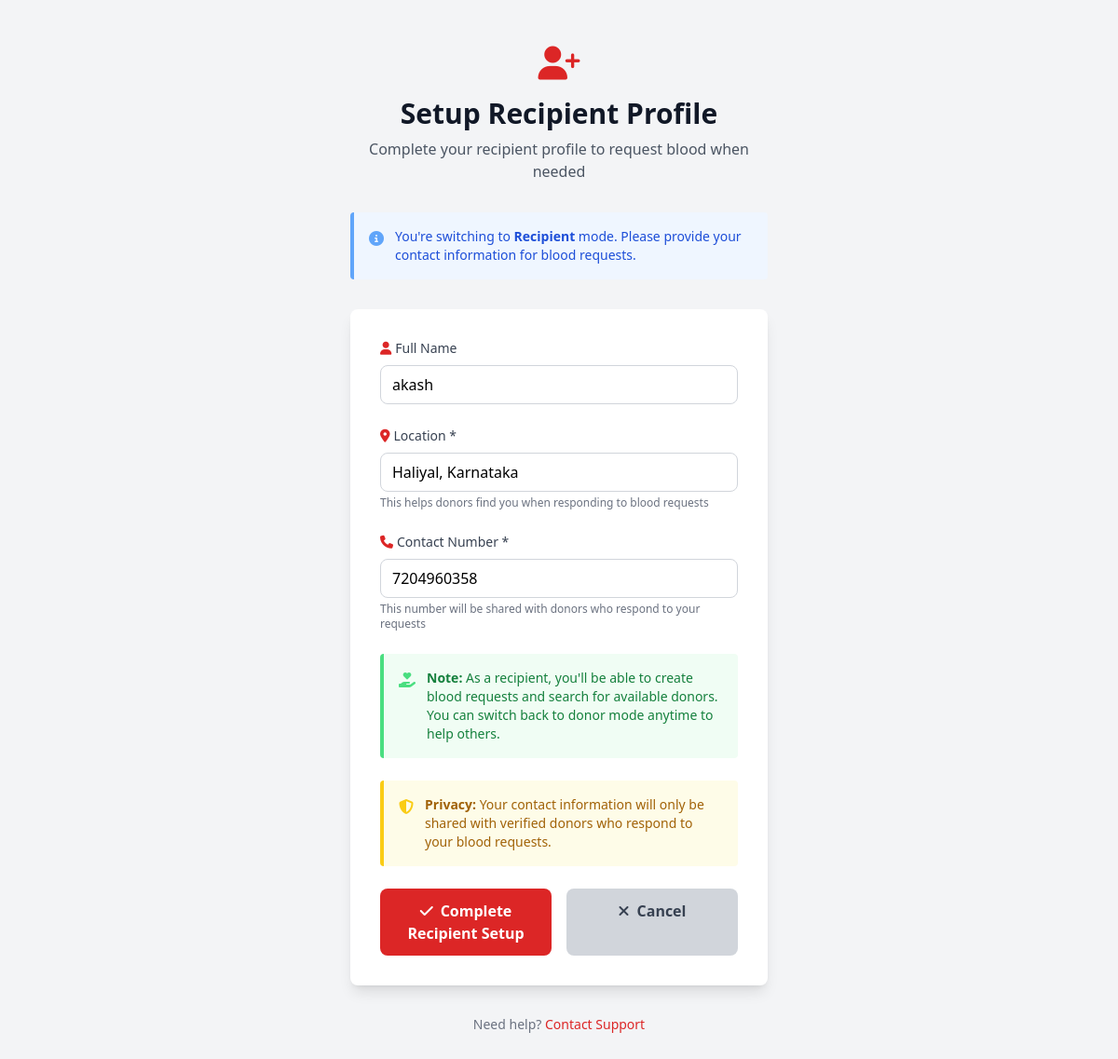
Page /setup-receiver-profile (signed in) on the committed database.
### app.py (models this page shows)
class Donor(db.Model):
    id = db.Column(db.Integer, primary_key=True)
    name = db.Column(db.String(100), nullable=False)
    email = db.Column(db.String(100), unique=True, nullable=False)
    password = db.Column(db.String(200), nullable=False)
    age = db.Column(db.Integer, nullable=False)
    gender = db.Column(db.String(10), nullable=False)
    blood_group = db.Column(db.String(5), nullable=False)
    location = db.Column(db.String(200), nullable=False)
    contact = db.Column(db.String(20), nullable=False)
    availability = db.Column(db.Boolean, default=True)
    latitude = db.Column(db.Float, nullable=True)
    longitude = db.Column(db.Float, nullable=True)
    geocoded = db.Column(db.Boolean, default=False)
    last_geocoded = db.Column(db.DateTime, nullable=True)

### app.py (the view, shortened to what this page needs)
@app.route('/setup-receiver-profile', methods=['GET', 'POST'])
def setup_receiver_profile():
    if 'user_email' not in session:
        return redirect('/')
    current_user = Donor.query.filter_by(email=session['user_email']).first()
    return render_template('setup_receiver_profile.html', user=current_user)

### templates/setup_receiver_profile.html (shortened to what this page needs)
<!DOCTYPE html>
<html lang="en">
  <head>
    <script src="https://cdn.tailwindcss.com"></script>
    <link
      rel="stylesheet"
      href="https://cdnjs.cloudflare.com/ajax/libs/font-awesome/6.4.0/css/all.min.css"
    />
  </head>
  <body class="bg-gray-100">
    <div
      class="min-h-screen flex items-center justify-center py-12 px-4 sm:px-6 lg:px-8"
    >
      <div class="max-w-md w-full space-y-8">
        <div class="text-center">
          <i class="fas fa-user-plus text-4xl text-red-600 mb-4"></i>
          <h2 class="text-3xl font-bold text-gray-900">
            Setup Recipient Profile
          </h2>
          <p class="mt-2 text-gray-600">
            Complete your recipient profile to request blood when needed
          </p>
        </div>
        <div class="bg-blue-50 border-l-4 border-blue-400 p-4 rounded">
          <div class="flex">
            <div class="flex-shrink-0">
              <i class="fas fa-info-circle text-blue-400"></i>
            </div>
            <div class="ml-3">
              <p class="text-sm text-blue-700">
                You're switching to <strong>Recipient</strong> mode. Please
                provide your contact information for blood requests.
              </p>
            </div>
          </div>
        </div>
        <div class="bg-white rounded-lg shadow-lg p-8">
          <form method="POST" class="space-y-6">
            <div>
              <label
                for="name"
                class="block text-sm font-medium text-gray-700 mb-2"
              >
                <i class="fas fa-user mr-1 text-red-600"></i>Full Name
              </label>
              <input
                type="text"
                name="name"
                id="name"
                required
                value="{{ user.name if user else '' }}"
                class="w-full px-3 py-2 border border-gray-300 rounded-lg focus:outline-none focus:ring-2 focus:ring-red-500 focus:border-red-500"
              />
            </div>
            <div>
              <label
                for="location"
                class="block text-sm font-medium text-gray-700 mb-2"
              >
                <i class="fas fa-map-marker-alt mr-1 text-red-600"></i>Location
                *
              </label>
              <input
                type="text"
                name="location"
                id="location"
                required
                value="{{ user.location if user else '' }}"
                placeholder="Your city and area"
                class="w-full px-3 py-2 border border-gray-300 rounded-lg focus:outline-none focus:ring-2 focus:ring-red-500 focus:border-red-500"
              />
              <p class="text-xs text-gray-500 mt-1">
                This helps donors find you when responding to blood requests
              </p>
            </div>
            <div>
              <label
                for="contact"
                class="block text-sm font-medium text-gray-700 mb-2"
              >
                <i class="fas fa-phone mr-1 text-red-600"></i>Contact Number *
              </label>
              <input
                type="tel"
                name="contact"
                id="contact"
                required
                value="{{ user.contact if user else '' }}"
                placeholder="Your contact number"
                class="w-full px-3 py-2 border border-gray-300 rounded-lg focus:outline-none focus:ring-2 focus:ring-red-500 focus:border-red-500"
              />
              <p class="text-xs text-gray-500 mt-1">
                This number will be shared with donors who respond to your
                requests
              </p>
            </div>
            <div class="bg-green-50 border-l-4 border-green-400 p-4 rounded">
              <div class="flex">
                <div class="flex-shrink-0">
                  <i class="fas fa-hand-holding-heart text-green-400"></i>
                </div>
                <div class="ml-3">
                  <p class="text-sm text-green-700">
                    <strong>Note:</strong> As a recipient, you'll be able to
                    create blood requests and search for available donors. You
                    can switch back to donor mode anytime to help others.
                  </p>
                </div>
              </div>
            </div>
            <div class="bg-yellow-50 border-l-4 border-yellow-400 p-4 rounded">
              <div class="flex">
                <div class="flex-shrink-0">
                  <i class="fas fa-shield-alt text-yellow-400"></i>
                </div>
                <div class="ml-3">
                  <p class="text-sm text-yellow-700">
                    <strong>Privacy:</strong> Your contact information will only
                    be shared with verified donors who respond to your blood
                    requests.
                  </p>
                </div>
              </div>
            </div>
            <div class="flex gap-4">
              <button
                type="submit"
                class="flex-1 bg-red-600 text-white py-3 px-4 rounded-lg font-semibold hover:bg-red-700 transition-colors"
              >
                <i class="fas fa-check mr-2"></i>Complete Recipient Setup
              </button>
              <a
                href="/{{ 'donor-dashboard' if session.get('role') == 'donor' else '' }}"
                class="flex-1 bg-gray-300 text-gray-700 py-3 px-4 rounded-lg font-semibold text-center hover:bg-gray-400 transition-colors"
              >
                <i class="fas fa-times mr-2"></i>Cancel
              </a>
            </div>
          </form>
        </div>
        <div class="text-center text-sm text-gray-500">
          <p>
            Need help?
            <a href="#" class="text-red-600 hover:text-red-800 font-medium"
              >Contact Support</a
            >
          </p>
        </div>
      </div>
    </div>
  </body>
</html>

### rows in the picture
Donor: name "akash", location "Haliyal, Karnataka", contact "7204960358"
